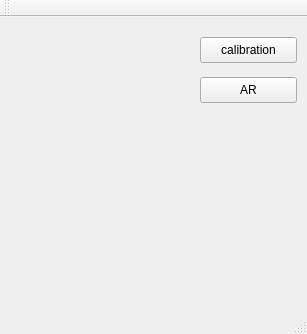
<?xml version="1.0" encoding="UTF-8"?>
<ui version="4.0">
 <class>MainWindow</class>
 <widget class="QMainWindow" name="MainWindow">
  <property name="geometry">
   <rect>
    <x>0</x>
    <y>0</y>
    <width>307</width>
    <height>334</height>
   </rect>
  </property>
  <property name="windowTitle">
   <string>MainWindow</string>
  </property>
  <widget class="QWidget" name="centralWidget">
   <widget class="QPushButton" name="calibrationPushButton">
    <property name="geometry">
     <rect>
      <x>200</x>
      <y>20</y>
      <width>97</width>
      <height>26</height>
     </rect>
    </property>
    <property name="text">
     <string>calibration</string>
    </property>
   </widget>
   <widget class="QPushButton" name="ARPushButton">
    <property name="geometry">
     <rect>
      <x>200</x>
      <y>60</y>
      <width>97</width>
      <height>26</height>
     </rect>
    </property>
    <property name="text">
     <string>AR</string>
    </property>
   </widget>
  </widget>
  <widget class="QMenuBar" name="menuBar">
   <property name="geometry">
    <rect>
     <x>0</x>
     <y>0</y>
     <width>307</width>
     <height>25</height>
    </rect>
   </property>
  </widget>
  <widget class="QToolBar" name="mainToolBar">
   <attribute name="toolBarArea">
    <enum>TopToolBarArea</enum>
   </attribute>
   <attribute name="toolBarBreak">
    <bool>false</bool>
   </attribute>
  </widget>
  <widget class="QStatusBar" name="statusBar"/>
 </widget>
 <layoutdefault spacing="6" margin="11"/>
 <resources/>
 <connections/>
</ui>
